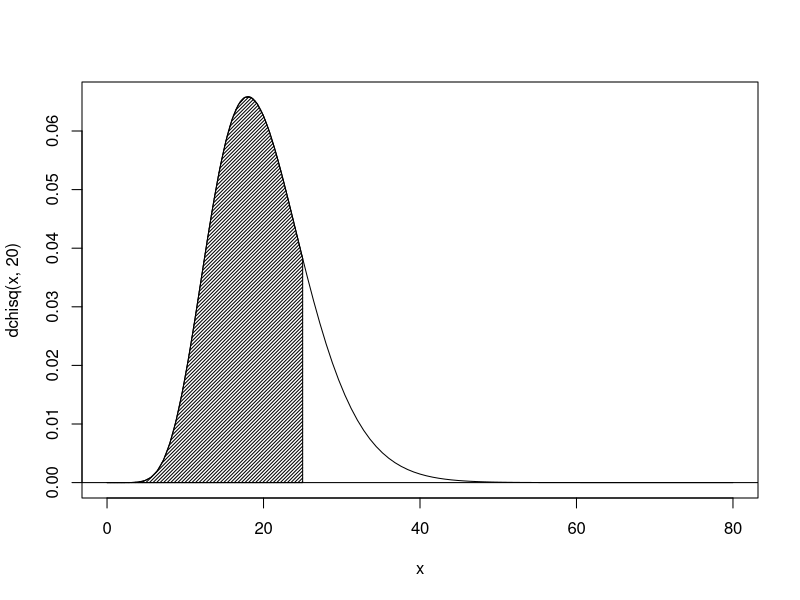

Here is the R script that generated this plot:
make.shadow = function(xStart,xEnd,xIncr,func=dnorm,...)
{
  middle = seq(xStart,xEnd,by=xIncr)
  x0 = c(xStart,middle,xEnd)
  y0 = c(0,func(middle,...),0)
  return(list(x=x0,y=y0))
}

#  chi-squared distribution (df=20) 
temp = make.shadow(0,25,0.05,func = dchisq,20)
curve(dchisq(x,20),0,80)
abline(h=0)
polygon(temp$x,temp$y,density = 40,angle=45)